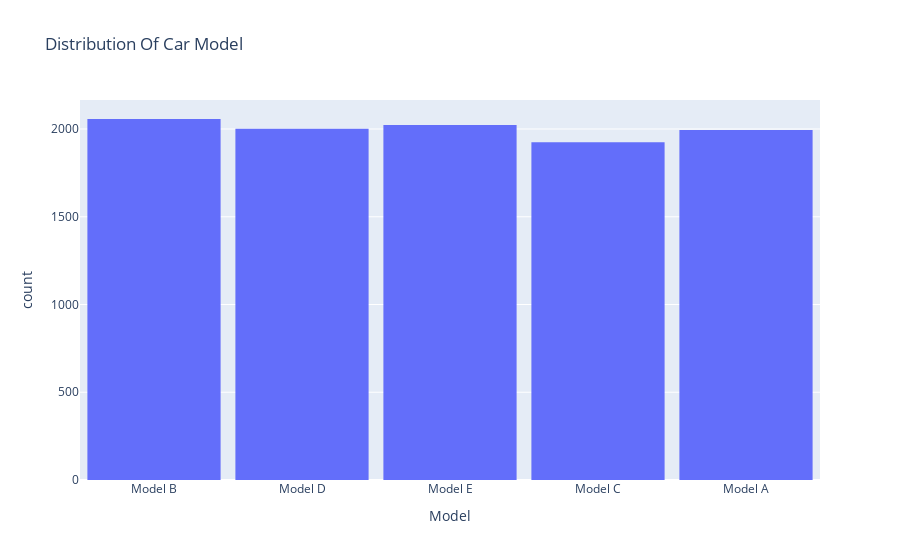

The code cell stored with this chart in its notebook:
### Markdown cell above
### h.) Model

### Code cell
fig = px.histogram(
    car_df,
    x='Model',
    title='Distribution Of Car Model'
)
fig.update_layout(bargap=0.1)

### Figure 1 — Plotly figure (JSON) as saved in the notebook; plotly's stock layout.template omitted (floating-point values rounded to 4 significant figures; data arrays with more than 128 entries replaced by an {"elided": "..."} marker saying what was removed)
{"data": [{"bingroup": "x", "hovertemplate": "Model=%{x}<br>count=%{y}<extra></extra>", "legendgroup": "", "marker": {"color": "#636efa", "pattern": {"shape": ""}}, "name": "", "orientation": "v", "showlegend": false, "type": "histogram", "x": {"elided": "10000 str values"}, "xaxis": "x", "yaxis": "y"}], "layout": {"bargap": 0.1, "barmode": "relative", "legend": {"tracegroupgap": 0}, "title": {"text": "Distribution Of Car Model"}, "xaxis": {"anchor": "y", "domain": [0, 1], "title": {"text": "Model"}}, "yaxis": {"anchor": "x", "domain": [0, 1], "title": {"text": "count"}}}}
